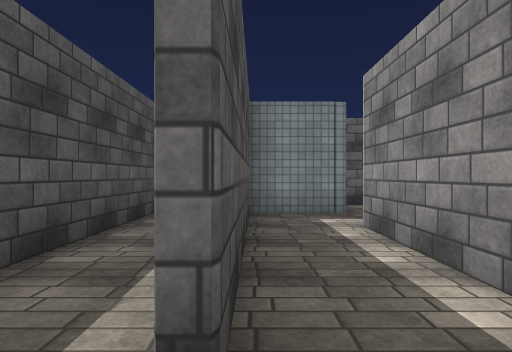
[1] (above)

12 first-person views from a walk through a scene from a Unity 3-D project. The camera is 1.3 m above the floor, looks level and sees 70° across. Doors are open. The floor is counted in squares, 1.56 m on a side. Each view is taken from the middle of a square. On the plan, view 1 faces up. The plan holds only what a view shows up to about 12 squares ahead; the rest is blank. The place goes on beyond the plan. The player character is not drawn. Surface patterns are stand-ins for the level's own textures.

[2]
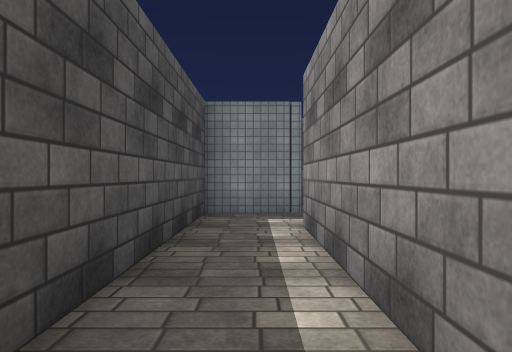

[3]
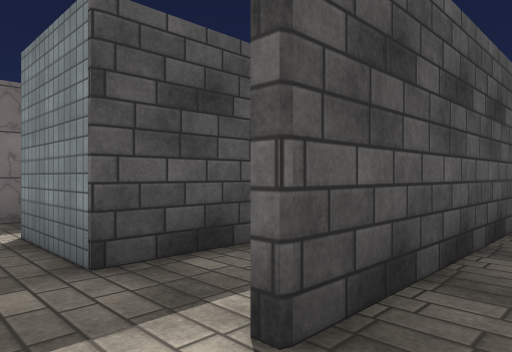

[4]
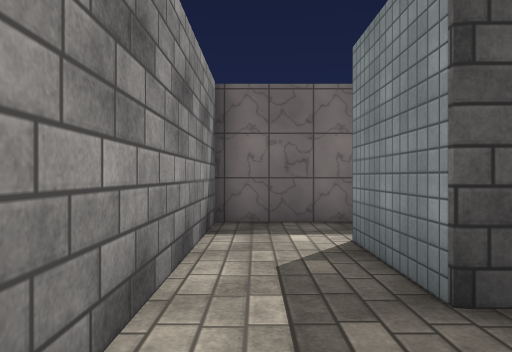

[5]
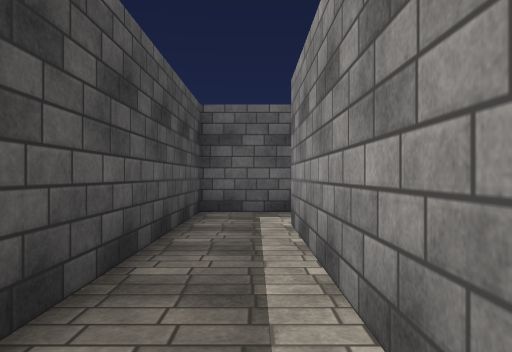

[6]
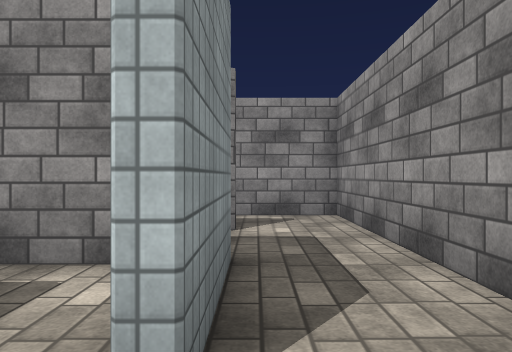

[7]
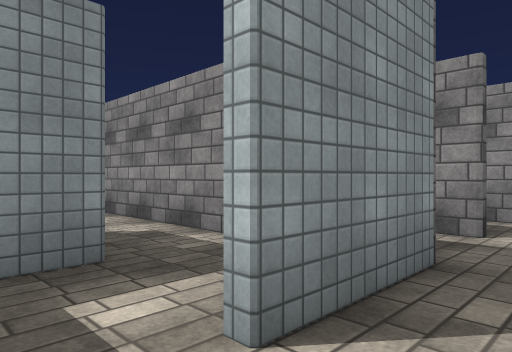

[8]
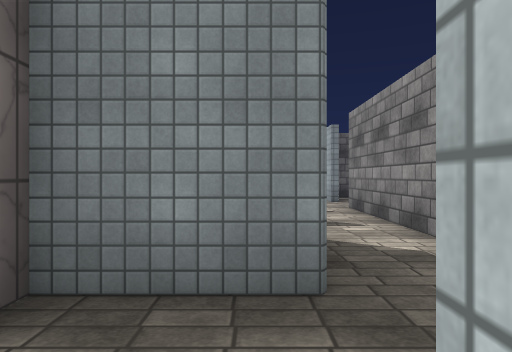

[9]
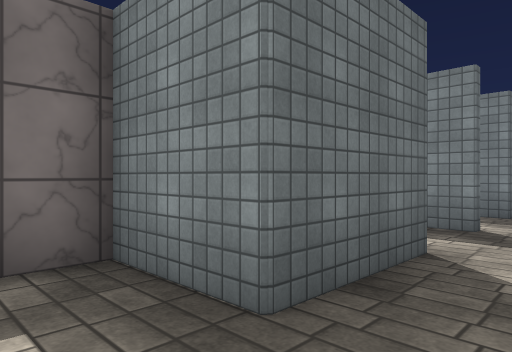

[10]
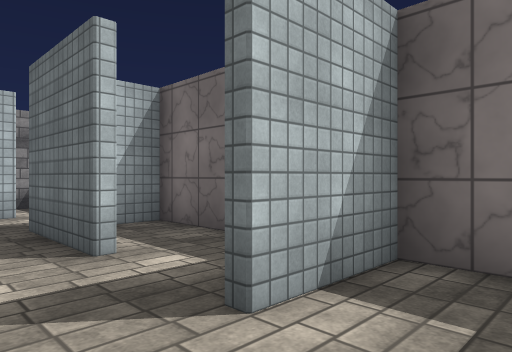

[11]
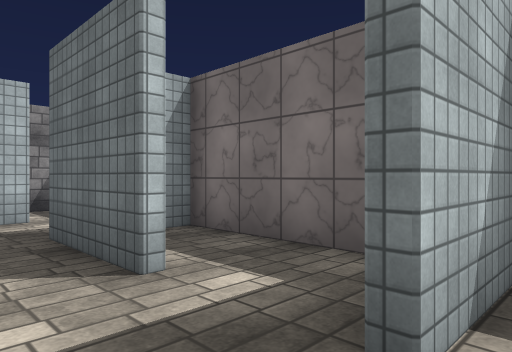

[12]
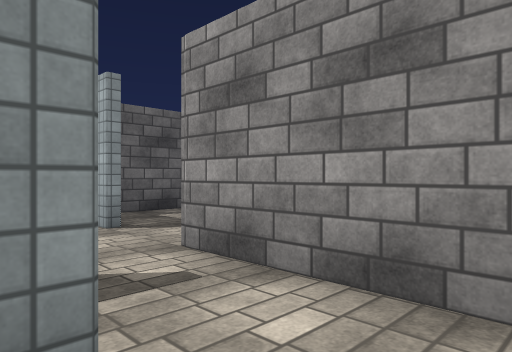

### Floor plan
Points are (right, up) in squares from view 1. A wall is a line through its corners. A room is listed if a view was taken in it or the views show most of it. See-through windows are left out.
Room 1 (views 1, 2, 3, 4)
walls: (-0.4, -0.7) (1.8, -0.7) (1.8, 6.1); (2.1, 8.2) (-0.1, 8.2) (-0.1, 1.4)
ways out: opening at (0, 0.5) to room 2; opening at (2, 7)
Room 2 (views 5, 6, 7, 8)
walls: (-0.4, 1.4) (-0.4, 8.2); (-6.6, 1.5) (-6.6, -0.7) (-0.4, -0.7); (-2.3, 8.5) (-2.3, 1.2) (-4.8, 1.2)
ways out: opening at (0, 0.5) to room 1; opening at (-5.5, 1) to room 6; opening at (-1, 8)
Room 3 (view 9)
walls: (-4.5, 6.1) (-4.5, 3.6); (-2.5, 2.2) (-2.5, 8.5)
ways out: opening at (-3.5, 8) to room 4; opening at (-5, 7) to room 5; opening at (-4, 2.5) to room 6
Room 4 (views 10, 11)
walls: (-6.6, 9.4) (-6.6, 8.4) (-4.5, 8.4); (-2.5, 8.5) (-2.5, 10.5)
ways out: opening at (-3.5, 8) to room 3
Room 5 (view 12)
walls: (-6.6, 7.1) (-6.6, 3.8) (-5.8, 3.8); (-4.5, 8.2) (-5.2, 8.2)
ways out: opening at (-5, 7) to room 3
Room 6 (no view inside)
walls: (-4.5, 3.6) (-6.6, 3.6) (-6.6, 1.5); (-4.8, 1.5) (-4.2, 1.5)
ways out: opening at (-5.5, 1) to room 2; opening at (-4, 2.5) to room 3

Positions as (right, up) in squares from view 1, and headings:
1: (0, 0), facing up
2: (1, 0), facing up
3: (1, 0), facing up-left
4: (0, 0), facing left
5: (-1, 2), facing up
6: (-6, 1), facing right
7: (-6, 0), facing up-right
8: (-5, 1), facing up
9: (-3, 2), facing up-left
10: (-3, 10), facing down-left
11: (-3, 9), facing down-left
12: (-5, 7), facing up-right
